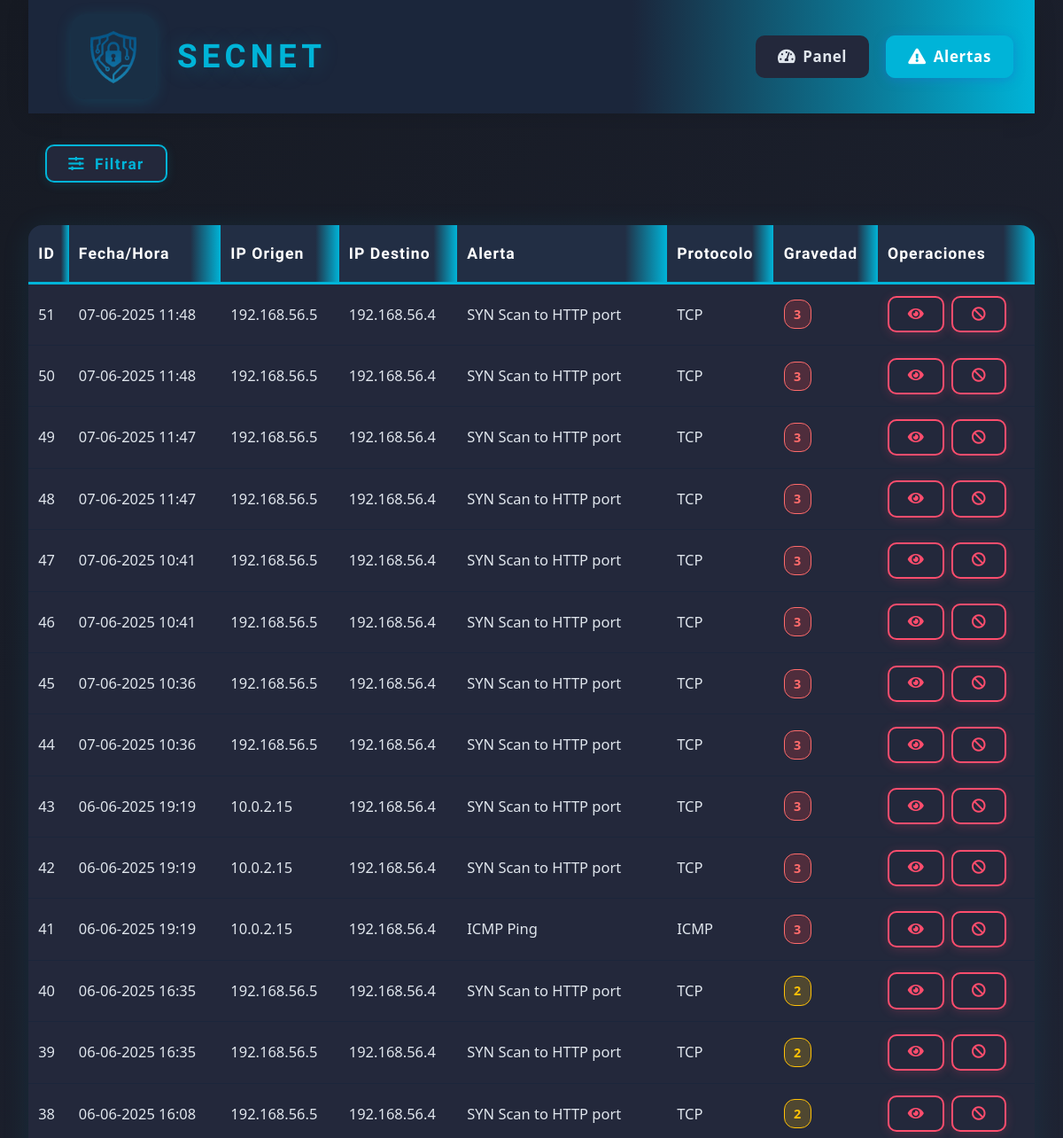
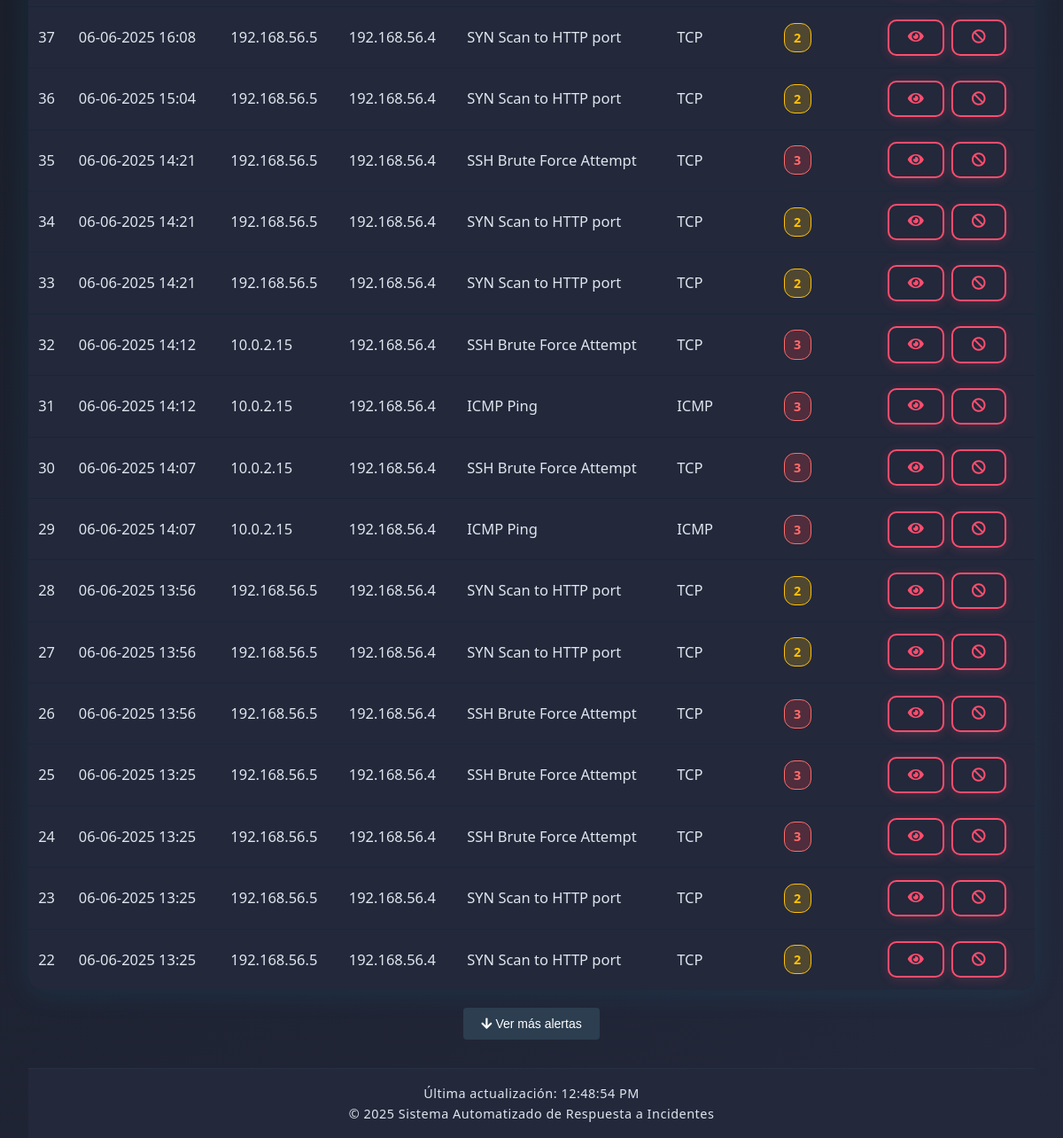
Screenshot of /web-interface/alerts.php with the database file from the repository (2 pictures, top to bottom).
### tables this page shows
CREATE TABLE alerts (
        id INTEGER PRIMARY KEY AUTOINCREMENT,
        timestamp TEXT,
        source_ip TEXT,
        source_port TEXT,
        destination_ip TEXT,
        dest_port TEXT,
        alert_message TEXT,
        severity INTEGER,
        protocol TEXT,
        action_taken TEXT,
        raw_data TEXT
    );

### web-interface/alerts.php (the view, shortened to what this page needs)
<!DOCTYPE html>
<html lang="es">
<head>
    <link rel="stylesheet" href="css/style.css">
    <link rel="stylesheet" href="https://cdnjs.cloudflare.com/ajax/libs/font-awesome/5.15.3/css/all.min.css">
</head>
<body>
    <div class="container">
        <header>
            <div class="logo-container">
                <a href="index.php" style="display:flex;align-items:center;text-decoration:none;">
                    <img src="assets/logo.png" alt="Logo">
                    <h1 style="font-family: 'Orbitron', sans-serif;">SecNet</h1>
                </a>
            </div>
            <nav>
                <ul>
                    <li><a href="index.php"><i class="fas fa-tachometer-alt"></i> Panel</a></li>
                    <li><a href="alerts.php" class="active"><i class="fas fa-exclamation-triangle"></i> Alertas</a></li>
                </ul>
            </nav>
        </header>
        <main>
            <section class="alerts-section">
                <button id="toggleFiltersBtn" class="filter-button" type="button" style="margin-bottom:1.2rem;"><i class="fas fa-sliders-h"></i> Filtrar</button>
                <div class="alerts-table">
                    <table class="tech-table">
                        <thead>
                            <tr>
                                <th>ID</th>
                                <th>Fecha/Hora</th>
                                <th>IP Origen</th>
                                <th>IP Destino</th>
                                <th>Alerta</th>
                                <th>Protocolo</th>
                                <th>Gravedad</th>
                                <th>Operaciones</th>
                            </tr>
                        </thead>
                        <tbody id="alertsTableBody">
                            <?php
                            $db = new SQLite3('/var/www/html/database/alerts.db');
                            $db->exec("PRAGMA timezone = 'Europe/Madris'");
                            $offset = isset($_GET['offset']) ? intval($_GET['offset']) : 0;
                            $limit = 30;
                            $query = "SELECT * FROM alerts WHERE 1=1";
                            $countQuery = "SELECT COUNT(*) as total FROM alerts WHERE 1=1";
                            $stmt = $db->prepare($countQuery);
                            $totalAlerts = $stmt->execute()->fetchArray(SQLITE3_ASSOC)['total'];
                            $query .= " ORDER BY timestamp DESC LIMIT $limit OFFSET $offset";
                            $stmt = $db->prepare($query);
                            $results = $stmt->execute();
                            $alertCount = 0;
                            while ($row = $results->fetchArray(SQLITE3_ASSOC)) {
                                $alertCount++;
                                echo '<tr>';
                                echo '<td>' . $row['id'] . '</td>';
                                $date = new DateTime($row['timestamp'], new DateTimeZone('UTC'));
                                $date->setTimezone(new DateTimeZone('Europe/Madrid'));
                                echo '<td data-timestamp="' . strtotime($row['timestamp']) . '">' . $date->format('d-m-Y H:i') . '</td>';
                                echo '<td>' . htmlspecialchars($row['source_ip']) . '</td>';
                                echo '<td>' . htmlspecialchars($row['destination_ip']) . '</td>';
                                echo '<td>' . htmlspecialchars($row['alert_message']) . '</td>';
                                echo '<td>' . htmlspecialchars($row['protocol']) . '</td>';
                                echo '<td><span class="gravedad-badge gravedad-' . (int)$row['severity'] . '">' . $row['severity'] . '</span></td>';
                                echo '<td>';
                                echo '<button class="action-btn alerta details-button" onclick="viewAlertDetails(' . $row['id'] . ')"><i class="fas fa-eye"></i></button> ';
                                echo '<button class="action-btn alerta block-button" onclick="blockIP(\'' . htmlspecialchars($row['source_ip']) . '\')"><i class="fas fa-ban"></i></button>';
                                echo '</td>';
                                echo '</tr>';
                            }
                            $hasMoreAlerts = ($offset + $alertCount) < $totalAlerts;
                            ?>
                        </tbody>
                    </table>
                    <?php if ($hasMoreAlerts): ?>
                    <div class="load-more-container">
                        <button id="loadMoreBtn" class="load-more-btn" data-offset="<?php echo $offset + $limit; ?>">
                            <i class="fas fa-arrow-down"></i> Ver más alertas
                        </button>
                    </div>
                    <?php endif; ?>
                </div>
            </section>
        </main>
        <footer class="footer-container">
            <p>&copy; <?php echo date('Y'); ?> Sistema Automatizado de Respuesta a Incidentes</p>
        </footer>
    </div>
</body>
</html>

### web-interface/alerts.php (style rules this page uses)
.load-more-container { text-align: center; margin: 20px 0; }
.load-more-btn { background-color: #2c3e50; color: white; border: none; padding: 10px 20px; border-radius: 4px; cursor: pointer; font-size: 14px; transition: background-color 0.3s; }

### rows the page displays
alerts: id "51", timestamp "07-06-2025 11:48", source_ip "192.168.56.5", destination_ip "192.168.56.4", alert_message "SYN Scan to HTTP port", protocol "TCP", severity "3"
alerts: id "50", timestamp "07-06-2025 11:48", source_ip "192.168.56.5", destination_ip "192.168.56.4", alert_message "SYN Scan to HTTP port", protocol "TCP", severity "3"
alerts: id "49", timestamp "07-06-2025 11:47", source_ip "192.168.56.5", destination_ip "192.168.56.4", alert_message "SYN Scan to HTTP port", protocol "TCP", severity "3"
alerts: id "48", timestamp "07-06-2025 11:47", source_ip "192.168.56.5", destination_ip "192.168.56.4", alert_message "SYN Scan to HTTP port", protocol "TCP", severity "3"
alerts: id "47", timestamp "07-06-2025 10:41", source_ip "192.168.56.5", destination_ip "192.168.56.4", alert_message "SYN Scan to HTTP port", protocol "TCP", severity "3"
alerts: id "46", timestamp "07-06-2025 10:41", source_ip "192.168.56.5", destination_ip "192.168.56.4", alert_message "SYN Scan to HTTP port", protocol "TCP", severity "3"
alerts: id "45", timestamp "07-06-2025 10:36", source_ip "192.168.56.5", destination_ip "192.168.56.4", alert_message "SYN Scan to HTTP port", protocol "TCP", severity "3"
alerts: id "44", timestamp "07-06-2025 10:36", source_ip "192.168.56.5", destination_ip "192.168.56.4", alert_message "SYN Scan to HTTP port", protocol "TCP", severity "3"
alerts: id "43", timestamp "06-06-2025 19:19", source_ip "10.0.2.15", destination_ip "192.168.56.4", alert_message "SYN Scan to HTTP port", protocol "TCP", severity "3"
alerts: id "42", timestamp "06-06-2025 19:19", source_ip "10.0.2.15", destination_ip "192.168.56.4", alert_message "SYN Scan to HTTP port", protocol "TCP", severity "3"
alerts: id "41", timestamp "06-06-2025 19:19", source_ip "10.0.2.15", destination_ip "192.168.56.4", alert_message "ICMP Ping", protocol "ICMP", severity "3"
alerts: id "40", timestamp "06-06-2025 16:35", source_ip "192.168.56.5", destination_ip "192.168.56.4", alert_message "SYN Scan to HTTP port", protocol "TCP", severity "2"
alerts: id "39", timestamp "06-06-2025 16:35", source_ip "192.168.56.5", destination_ip "192.168.56.4", alert_message "SYN Scan to HTTP port", protocol "TCP", severity "2"
alerts: id "38", timestamp "06-06-2025 16:08", source_ip "192.168.56.5", destination_ip "192.168.56.4", alert_message "SYN Scan to HTTP port", protocol "TCP", severity "2"
alerts: id "37", timestamp "06-06-2025 16:08", source_ip "192.168.56.5", destination_ip "192.168.56.4", alert_message "SYN Scan to HTTP port", protocol "TCP", severity "2"
alerts: id "36", timestamp "06-06-2025 15:04", source_ip "192.168.56.5", destination_ip "192.168.56.4", alert_message "SYN Scan to HTTP port", protocol "TCP", severity "2"
alerts: id "35", timestamp "06-06-2025 14:21", source_ip "192.168.56.5", destination_ip "192.168.56.4", alert_message "SSH Brute Force Attempt", protocol "TCP", severity "3"
alerts: id "34", timestamp "06-06-2025 14:21", source_ip "192.168.56.5", destination_ip "192.168.56.4", alert_message "SYN Scan to HTTP port", protocol "TCP", severity "2"
alerts: id "33", timestamp "06-06-2025 14:21", source_ip "192.168.56.5", destination_ip "192.168.56.4", alert_message "SYN Scan to HTTP port", protocol "TCP", severity "2"
alerts: id "32", timestamp "06-06-2025 14:12", source_ip "10.0.2.15", destination_ip "192.168.56.4", alert_message "SSH Brute Force Attempt", protocol "TCP", severity "3"
alerts: id "31", timestamp "06-06-2025 14:12", source_ip "10.0.2.15", destination_ip "192.168.56.4", alert_message "ICMP Ping", protocol "ICMP", severity "3"
alerts: id "30", timestamp "06-06-2025 14:07", source_ip "10.0.2.15", destination_ip "192.168.56.4", alert_message "SSH Brute Force Attempt", protocol "TCP", severity "3"
alerts: id "29", timestamp "06-06-2025 14:07", source_ip "10.0.2.15", destination_ip "192.168.56.4", alert_message "ICMP Ping", protocol "ICMP", severity "3"
alerts: id "28", timestamp "06-06-2025 13:56", source_ip "192.168.56.5", destination_ip "192.168.56.4", alert_message "SYN Scan to HTTP port", protocol "TCP", severity "2"
alerts: id "27", timestamp "06-06-2025 13:56", source_ip "192.168.56.5", destination_ip "192.168.56.4", alert_message "SYN Scan to HTTP port", protocol "TCP", severity "2"
alerts: id "26", timestamp "06-06-2025 13:56", source_ip "192.168.56.5", destination_ip "192.168.56.4", alert_message "SSH Brute Force Attempt", protocol "TCP", severity "3"
alerts: id "25", timestamp "06-06-2025 13:25", source_ip "192.168.56.5", destination_ip "192.168.56.4", alert_message "SSH Brute Force Attempt", protocol "TCP", severity "3"
alerts: id "24", timestamp "06-06-2025 13:25", source_ip "192.168.56.5", destination_ip "192.168.56.4", alert_message "SSH Brute Force Attempt", protocol "TCP", severity "3"
alerts: id "23", timestamp "06-06-2025 13:25", source_ip "192.168.56.5", destination_ip "192.168.56.4", alert_message "SYN Scan to HTTP port", protocol "TCP", severity "2"
alerts: id "22", timestamp "06-06-2025 13:25", source_ip "192.168.56.5", destination_ip "192.168.56.4", alert_message "SYN Scan to HTTP port", protocol "TCP", severity "2"
